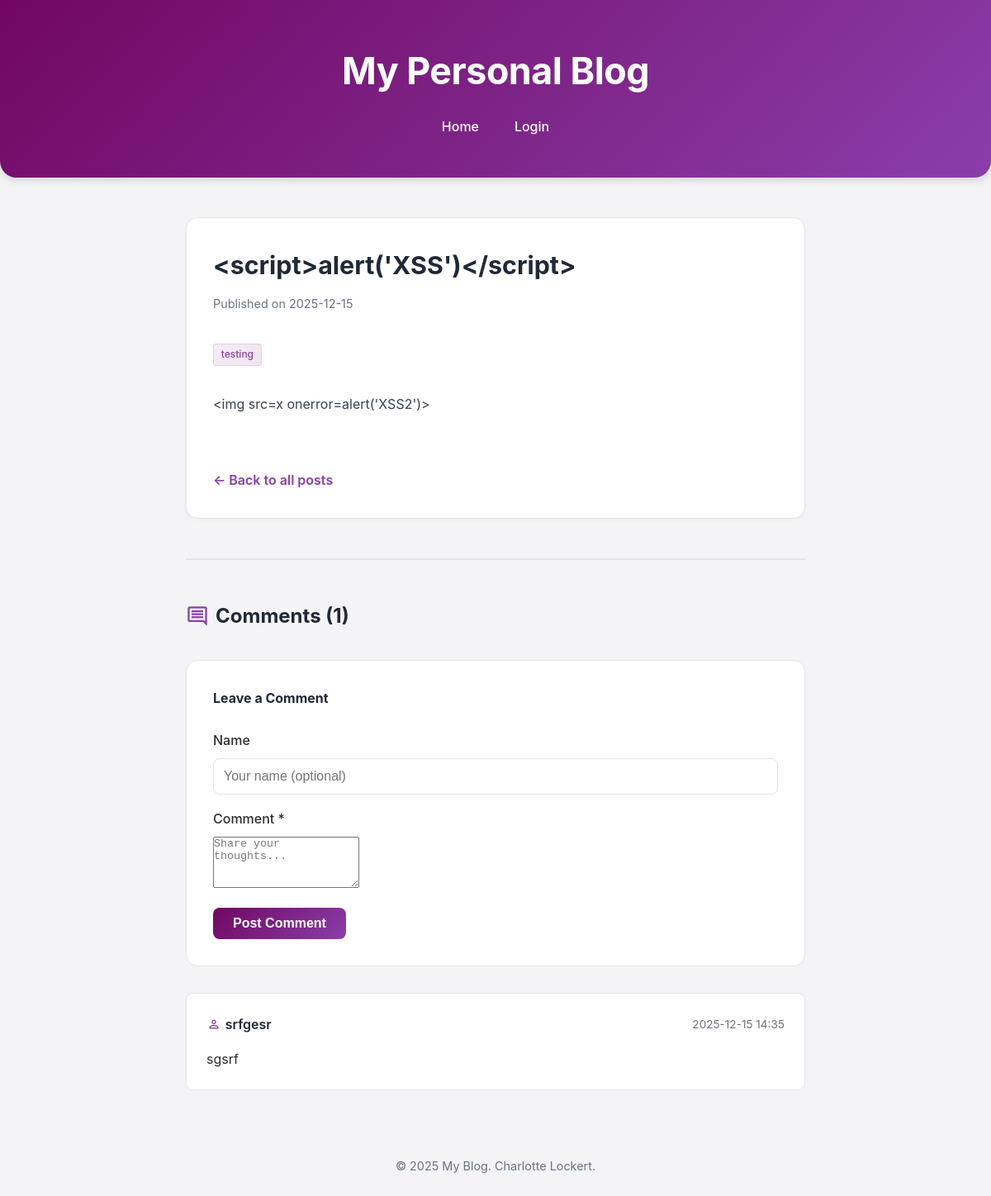
The page /post/2 on the database as committed earlier.
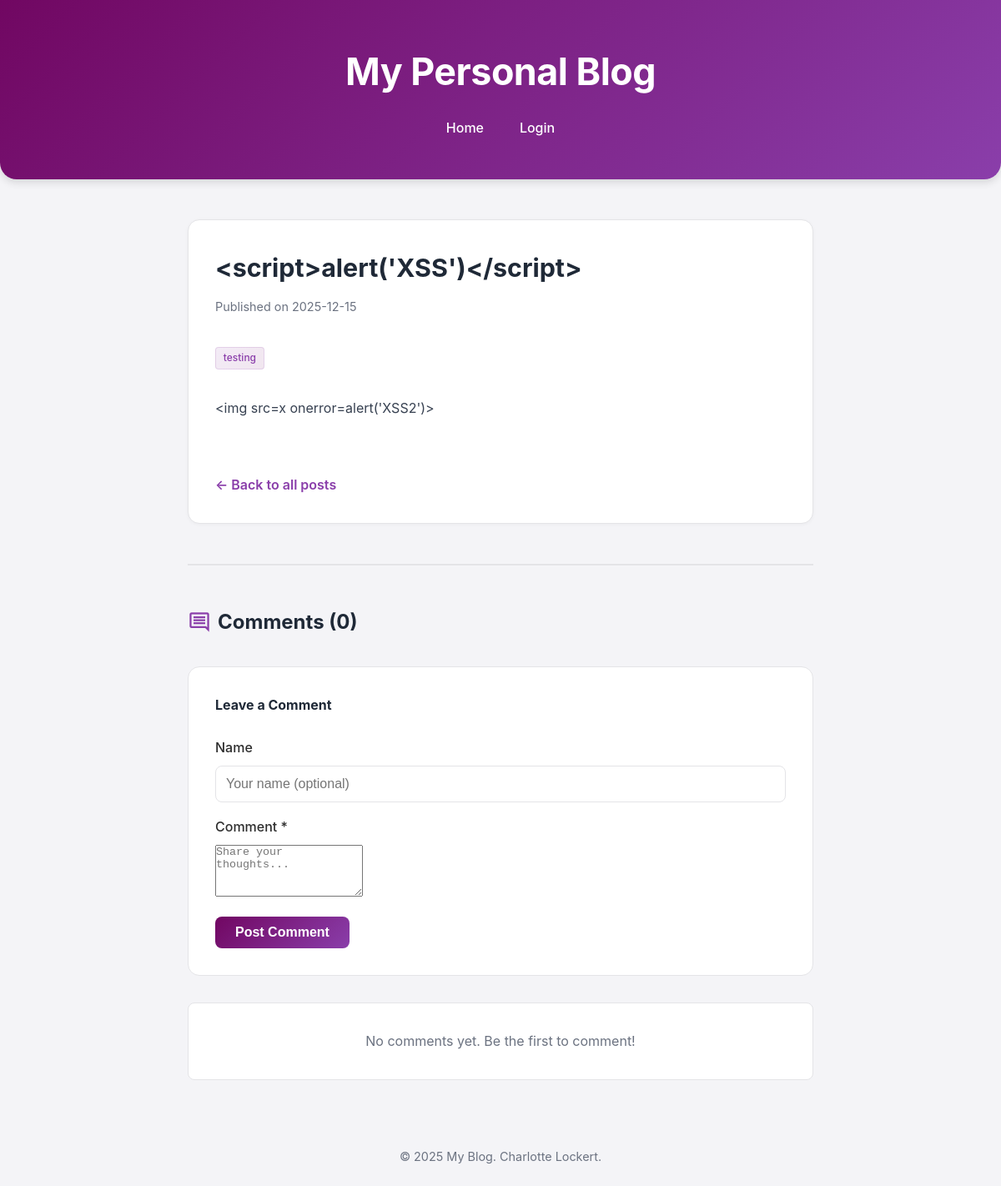
The same page on the database as committed later.
### tables this page shows
CREATE TABLE posts (
    id INTEGER PRIMARY KEY AUTOINCREMENT,
    title TEXT NOT NULL,
    date TEXT NOT NULL,
    content TEXT NOT NULL,
    excerpt TEXT NOT NULL,
    image_url TEXT,
    tags TEXT
);

CREATE TABLE comments (
    id INTEGER PRIMARY KEY AUTOINCREMENT,
    post_id INTEGER NOT NULL,
    author TEXT NOT NULL,
    comment_text TEXT NOT NULL,
    date TEXT NOT NULL,
    FOREIGN KEY (post_id) REFERENCES posts (id) ON DELETE CASCADE
);

### app.py (the view, shortened to what this page needs)
@app.route('/post/<int:post_id>', methods=['GET', 'POST'])
def post(post_id):
    post = get_post_by_id(post_id)
    if post is None:
        return "Post not found!", 404
    comments = get_comments_for_post(post_id)
    return render_template('post.html', post=post, comments=comments)

### database.py (called while the page is built)
def get_db_connection():
    conn = sqlite3.connect(DATABASE)
    conn.row_factory = sqlite3.Row
    return conn

def get_post_by_id(post_id):
    conn = get_db_connection()
    post = conn.execute('SELECT * FROM posts WHERE id = ?', (post_id,)).fetchone()
    conn.close()
    return post

def get_comments_for_post(post_id):
    conn = get_db_connection()
    comments = conn.execute(
        'SELECT * FROM comments WHERE post_id = ? ORDER BY date DESC',
        (post_id,)
    ).fetchall()
    conn.close()
    return comments

### templates/post.html (shortened to what this page needs)
{% extends "base.html" %}  {% block content %}
<div class="post-container">
  <article class="post-full">
    <div class="post-header-actions">
      <div>
        <h2>{{ post.title }}</h2>
        <p class="post-meta">Published on {{ post.date }}</p>
      </div>
    </div>
    {% if post.tags %}
    <div class="post-tags">
      {% for tag in post.tags.split(', ') %}
      <a href="/tag/{{ tag }}" class="tag">{{ tag }}</a>
      {% endfor %}
    </div>
    {% endif %}
    <div class="post-content">{{ post.content }}</div>
    <a href="/" class="back-link">← Back to all posts</a>
  </article>
  <div class="comments-section">
    <h3>
      <span class="material-symbols-outlined">comment</span>
      Comments ({{ comments|length }})
    </h3>
    <div class="comment-form-container">
      <h4>Leave a Comment</h4>
      <form method="POST" class="comment-form">
        <div class="form-group">
          <label for="author">Name</label>
          <input
            type="text"
            id="author"
            name="author"
            placeholder="Your name (optional)"
          />
        </div>
        <div class="form-group">
          <label for="comment_text">Comment *</label>
          <textarea
            id="comment_text"
            name="comment_text"
            rows="4"
            required
            placeholder="Share your thoughts..."
          ></textarea>
        </div>
        <button type="submit" class="btn-primary">Post Comment</button>
      </form>
    </div>
    {% if comments %}
    <div class="comments-list">
      {% for comment in comments %}
      <div class="comment">
        <div class="comment-header">
          <span class="comment-author">
            <span class="material-symbols-outlined">person</span>
            {{ comment.author }}
          </span>
          <div class="comment-meta">
            <span class="comment-date">{{ comment.date }}</span>
          </div>
        </div>
        <div class="comment-text">{{ comment.comment_text }}</div>
      </div>
      {% endfor %}
    </div>
    {% else %}
    <p class="no-comments">No comments yet. Be the first to comment!</p>
    {% endif %}
  </div>
</div>
{% endblock %}

### templates/base.html (shortened to what this page needs)
<!DOCTYPE html>
<html lang="en">
  <head>
    <link
      rel="stylesheet"
      href="{{ url_for('static', filename='style.css') }}"
    />
  </head>
  <body>
    <header>
      <h1>My Personal Blog</h1>
      <nav>
        <a href="/">Home</a>
        {% if session.logged_in %}
        <a href="/logout">Logout</a>
        {% else %}
        <a href="/login">Login</a>
        {% endif %}
      </nav>
    </header>
    <main>
       {% block content %} {% endblock %}
    </main>
    <footer>
      <p>&copy; 2025 My Blog. Charlotte Lockert.</p>
    </footer>
  </body>
</html>

Rows that differ between the two databases and show on the page:
removed comments: author "srfgesr", date "2025-12-15 14:35", comment_text "sgsrf"
Other text that changed with them:
{{ comments|length }}: "1" → "0"
text now shown: "No comments yet. Be the first to comment!"
